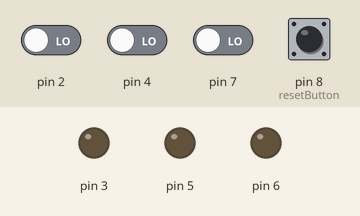
This sketch was run on a simulated Arduino Uno, built with avr-gcc and run on an emulated ATmega328P. On the bench: output pins drawn as LEDs (lit = HIGH). Inputs (shaded band) come from the test bench; at power-on: pin 2, pin 4, pin 7, pin 8 (resetButton) LOW.

Above: at 1.2 s.
1.3 s: pin 2 driven HIGH
At 1.8 s:
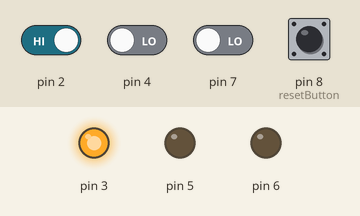
Timing chart, 0 to 4.3 s (numbered marks = the images above; inputs shaded):
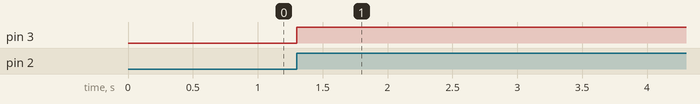

The sketch:

arduino-jeopardy-buttons.ino
```cpp
struct Player {
  uint8_t buttonPin;
  uint8_t ledPin;
};

const Player players[] = {{2, 3}, {4, 5}, {7, 6}};

const uint8_t resetButton = 8;

struct {
  bool isActive;
  size_t player;
} activePlayer = {false, 0};

void setup() {
  for (const Player &player : players) {
    pinMode(player.ledPin, OUTPUT);
    pinMode(player.buttonPin, INPUT);
  }
  pinMode(resetButton, INPUT);
}

void loop() {
  // Reset
  if (digitalRead(resetButton)) {
    activePlayer = {false, 0};
    // Reset all LEDs
    for (const Player &player : players) {
      digitalWrite(player.ledPin, LOW);
    }
    return;
  }
  size_t i = 0;
  for (const Player &player : players) {
    if (activePlayer.isActive) {
      break;
    }
    if (digitalRead(player.buttonPin)) {
      activePlayer = {true, i};
      digitalWrite(player.ledPin, HIGH);
    }
    i++;
  }
}
```

Measured:
- after the input at 1.3 s, pin 3: LOW → HIGH at once
